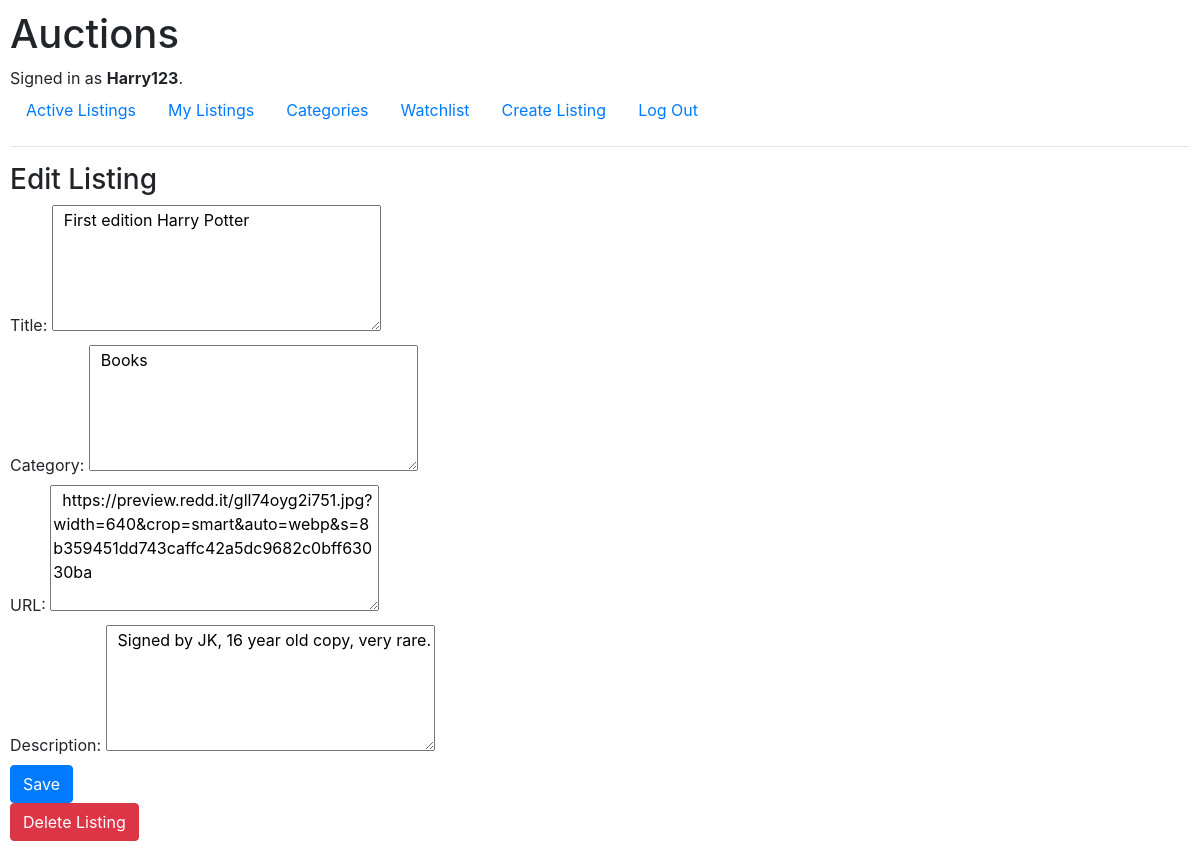
The page /my_listings/edit/1 (signed in) on the database its author committed.
### auctions/models.py (models this page shows, shortened)
class User(AbstractUser):
    pass

class Listing(models.Model):
    user = models.ForeignKey(User, on_delete=models.CASCADE, related_name="user_listings")
    title = models.CharField(max_length=50, blank=False)
    description = models.CharField(max_length=200, blank=False)
    url = models.URLField(blank=False)
    category = models.ForeignKey(Category, on_delete=models.CASCADE, related_name="listings")
    created_at = models.DateTimeField(default=now)
    price = models.DecimalField(max_digits=10, decimal_places=2, blank=False, default=0.00)

class Category(models.Model):
    name = models.CharField(max_length=20, unique=True)
    def __str__(self):
        return self.name

### auctions/views.py (the view)
# urls.py: path("my_listings/edit/<int:id>", views.edit_listing, name="edit_listing"),
@login_required
def edit_listing(request, id):
    listing = Listing.objects.get(pk=id)
    context = {
        "listing":listing,
        "id":id,
    }
    return render(request, "auctions/edit_listing.html", context)

### auctions/templates/auctions/edit_listing.html (shortened to what this page needs)
{% extends "auctions/layout.html" %} {% block title %} Edit Listing {%endblock%}
{%block body%}
<div>
  <h3>Edit Listing</h3>
</div>
<div>
  <form action="{% url 'update_listing' id=id %}" method="POST">
    <div>
      <label for="title">Title:</label>
      <textarea class="edit-box" name="title" rows="5" cols="30">
  {{listing.title | safe }}</textarea
      >
    </div>
    <div>
      <label for="category">Category:</label>
      <textarea class="edit-box" name="category" rows="5" cols="30">
  {{listing.category | safe }}</textarea
      >
    </div>
    <div>
      <label for="url">URL:</label>
      <textarea class="edit-box" name="url" rows="5" cols="30">
  {{listing.url | safe }}</textarea
      >
    </div>
    <div>
      <label for="description">Description:</label>
      <textarea class="edit-box" name="description" rows="5" cols="30">
  {{listing.description | safe }}</textarea
      >
    </div>
    <div>
      <button type="submit" class="btn btn-primary">Save</button>
    </div>
  </form>
  <form method="POST" action="{% url 'delete_listing' id=listing.id %}">
    <button
      type="submit"
      onclick="return confirm('Are you sure you want to delete this listing?');"
      class="btn btn-danger"
    >
      Delete Listing
    </button>
  </form>
</div>
{% endblock %}

### auctions/templates/auctions/layout.html (shortened to what this page needs)
{% load static %}
<!DOCTYPE html>
<html lang="en">
  <head>
    <link
      rel="stylesheet"
      href="https://stackpath.bootstrapcdn.com/bootstrap/4.4.1/css/bootstrap.min.css"
    />
    <link href="{% static 'auctions/styles.css' %}" rel="stylesheet" />
  </head>
  <body>
    <h1>Auctions</h1>
    <div>
      {% if user.is_authenticated %} Signed in as
      <strong>{{ user.username }}</strong>. {% else %} Not signed in. {% endif%}
    </div>
    <ul class="nav">
      <li class="nav-item">
        <a class="nav-link" href="{% url 'index' %}">Active Listings</a>
      </li>
      {% if user.is_authenticated %}
      <li class="nav-item">
        <a class="nav-link" href="{% url 'my_listings' %}">My Listings</a>
      </li>
      <li class="nav-item">
        <a class="nav-link" href="{% url 'categories' %}">Categories</a>
      </li>
      <li class="nav-item">
        <a class="nav-link" href="{% url 'watchlist' %}">Watchlist</a>
      </li>
      <li class="nav-item">
        <a class="nav-link" href="{% url 'create_listing' %}">Create Listing</a>
      </li>
      <li class="nav-item">
        <a class="nav-link" href="{% url 'logout' %}">Log Out</a>
      </li>
      {% endif %}
    </ul>
    <hr />
    {% block body %} {% endblock %}
  </body>
</html>

### auctions/static/auctions/styles.css (style rules this page uses)
body { padding: 10px; }

### rows shown on the page
User: username "Harry123"
Listing: title "First edition Harry Potter", category "Books", url "https://preview.redd.it/gll74oyg2i751.jpg?width=640&crop=smart&auto=webp&s=8b359451dd743caffc42a5dc9682c0bff63030ba", description "Signed by JK, 16 year old copy, very rare."
